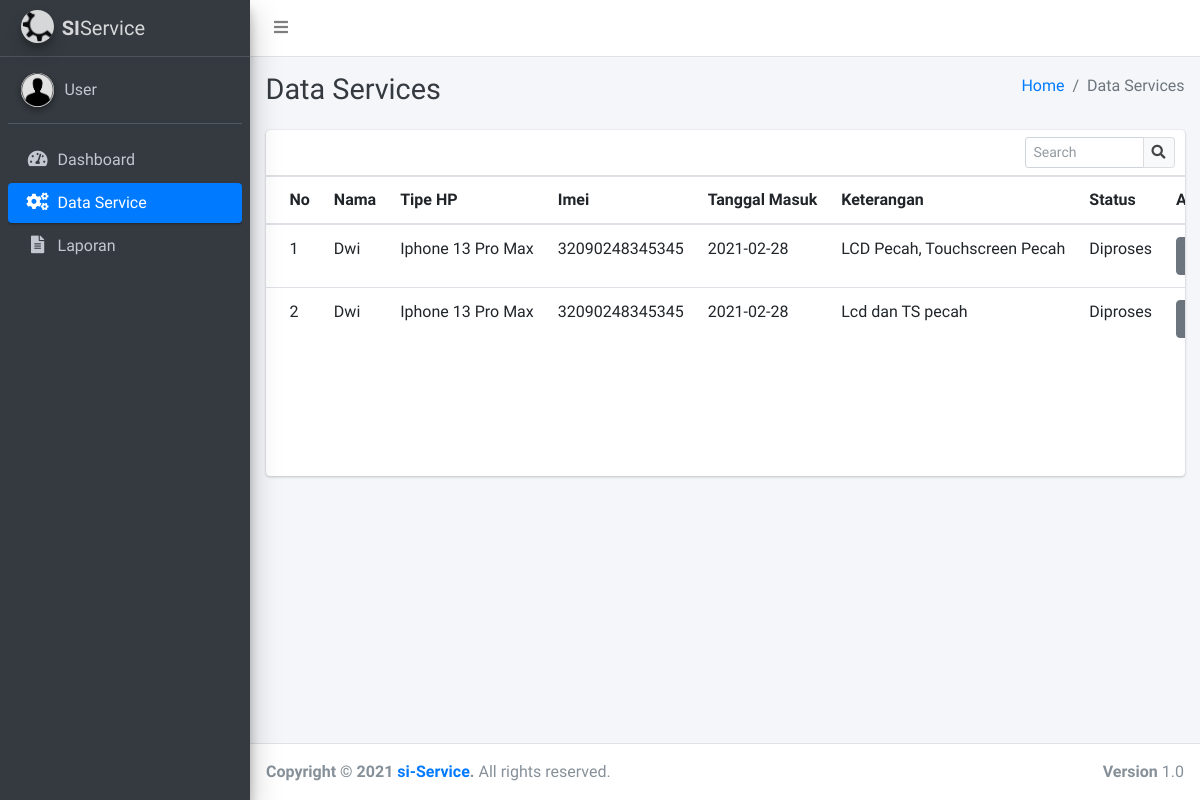
Page /index.php?page=service on the committed database.
### tables this page shows
CREATE TABLE `tbl_permintaan_service_dwirizki` (
  `id` int(11) NOT NULL,
  `tgl_masuk` date NOT NULL,
  `nama` varchar(50) NOT NULL,
  `no_hp` varchar(13) NOT NULL,
  `tipe_hp` varchar(25) NOT NULL,
  `imei` varchar(15) NOT NULL,
  `status` enum('Selesai','Diproses','Dibatalkan') NOT NULL,
  `keterangan` text NOT NULL,
  `biaya` int(11) NOT NULL DEFAULT 0
);

### app/connection.php (called while the page is built)
<?php
$host = "localhost";
$username = "root";
$pass = "";
$db = "si_service_dwirizki";
$conn = mysqli_connect($host, $username, $pass, $db);
function query($query)
{
    global $conn;
    $result = mysqli_query($conn, $query);
    $rows = [];
    while ($row = mysqli_fetch_assoc($result)) {
        $rows[] = $row;
    }
    return $rows;
}

### app/functions.php (called while the page is built)
<?php
include('app/connection.php');
function showDataServices()
{
    $tampil = query("SELECT * FROM tbl_permintaan_service_dwirizki");
    return $tampil;
}

### pages/dataService.php (the view, shortened to what this page needs)
<?php
include('app/functions.php');
?>
<div class="content-header">
    <div class="container-fluid">
        <div class="row mb-2">
            <div class="col-sm-6">
                <h1 class="m-0 text-dark">Data Services</h1>
            </div>
            <div class="col-sm-6">
                <ol class="breadcrumb float-sm-right">
                    <li class="breadcrumb-item"><a href="index.php?page=dashboard">Home</a></li>
                    <li class="breadcrumb-item active">Data Services</li>
                </ol>
            </div>
        </div>
    </div>
</div>
<section class="content">
    <div class="container-fluid">
        <div class="row">
            <div class="col-12">
                <div class="card">
                    <div class="card-header">
                        <div class="card-tools">
                            <div class="input-group input-group-sm" style="width: 150px;">
                                <input type="text" name="table_search" class="form-control float-right" placeholder="Search">
                                <div class="input-group-append">
                                    <button type="submit" class="btn btn-default"><i class="fas fa-search"></i></button>
                                </div>
                            </div>
                        </div>
                    </div>
                    <div class="card-body table-responsive p-0" style="height: 300px;">
                        <table class="table table-head-fixed text-nowrap">
                            <thead>
                                <tr>
                                    <th>No</th>
                                    <th>Nama</th>
                                    <th>Tipe HP</th>
                                    <th>Imei</th>
                                    <th>Tanggal Masuk</th>
                                    <th>Keterangan</th>
                                    <th>Status</th>
                                    <th>Aksi</th>
                                </tr>
                            </thead>
                            <tbody>
                                <?php
                                $no = 1;
                                $datas = showDataServices();
                                foreach ($datas as $data) : ?>
                                    <tr>
                                        <td><?= $no++ ?></td>
                                        <td><?= $data['nama']; ?></td>
                                        <td><?= $data['tipe_hp']; ?></td>
                                        <td><?= $data['imei']; ?></td>
                                        <td><?= $data['tgl_masuk']; ?></td>
                                        <td><?= $data['keterangan']; ?></td>
                                        <td><?= $data['status']; ?></td>
                                        <td>
                                            <div class="dropdown">
                                                <button class="btn btn-secondary dropdown-toggle" type="button" id="dropdownMenuButton" data-toggle="dropdown" aria-haspopup="true" aria-expanded="false">
                                                </button>
                                            </div>
                                        </td>
                                    </tr>
                                <?php endforeach; ?>
                            </tbody>
                        </table>
                    </div>
                </div>
            </div>
        </div>
    </div>
</section>

### rows in the picture
tbl_permintaan_service_dwirizki: nama "Dwi", tipe_hp "Iphone 13 Pro Max", imei "32090248345345", tgl_masuk "2021-02-28", keterangan "LCD Pecah, Touchscreen Pecah", status "Diproses"
tbl_permintaan_service_dwirizki: nama "Dwi", tipe_hp "Iphone 13 Pro Max", imei "32090248345345", tgl_masuk "2021-02-28", keterangan "Lcd dan TS pecah", status "Diproses"
